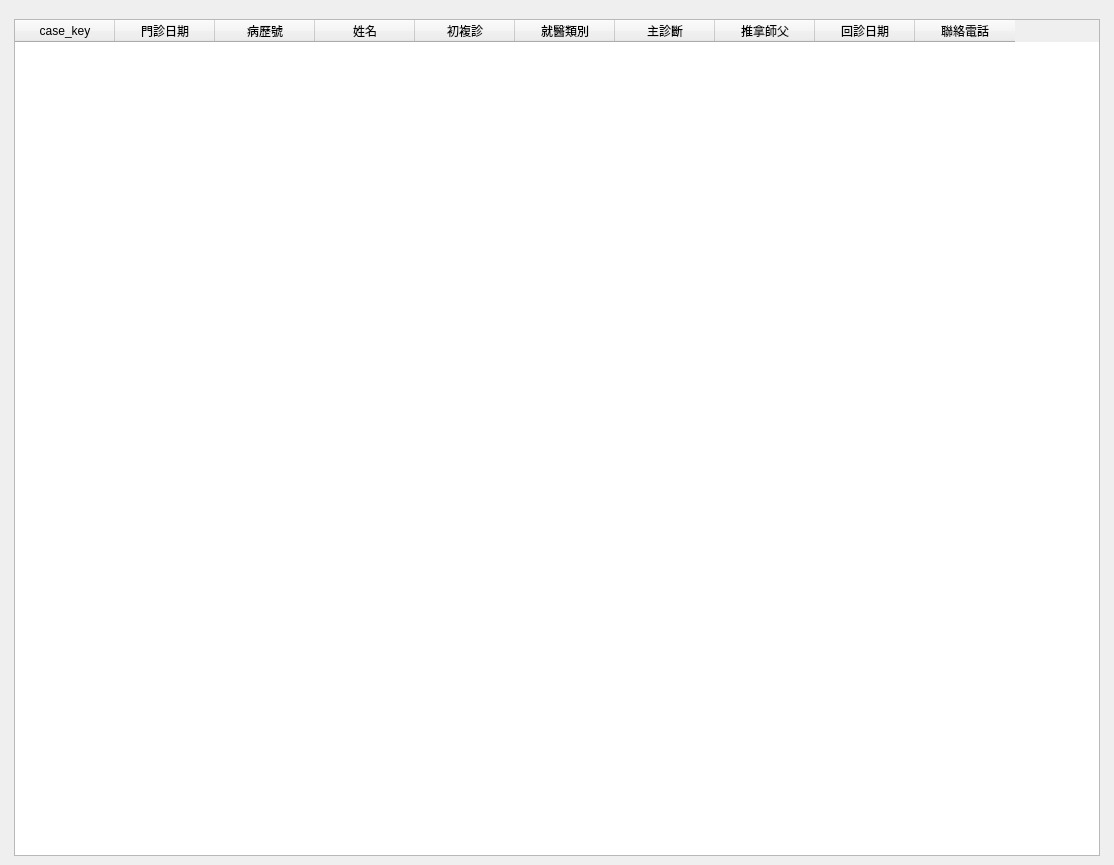
<?xml version="1.0" encoding="UTF-8"?>
<ui version="4.0">
 <class>WindowStatisticsReturnRateMassager</class>
 <widget class="QMainWindow" name="WindowStatisticsReturnRateMassager">
  <property name="geometry">
   <rect>
    <x>0</x>
    <y>0</y>
    <width>1114</width>
    <height>865</height>
   </rect>
  </property>
  <property name="windowTitle">
   <string>推拿師父回診率統計</string>
  </property>
  <widget class="QWidget" name="centralwidget">
   <layout class="QHBoxLayout" name="horizontalLayout">
    <item>
     <layout class="QVBoxLayout" name="verticalLayout">
      <property name="leftMargin">
       <number>5</number>
      </property>
      <property name="topMargin">
       <number>10</number>
      </property>
      <property name="rightMargin">
       <number>5</number>
      </property>
      <item>
       <layout class="QVBoxLayout" name="verticalLayout_5">
        <item>
         <layout class="QHBoxLayout" name="horizontalLayout_2">
          <item>
           <widget class="QTableWidget" name="tableWidget_return_rate_massager">
            <property name="editTriggers">
             <set>QAbstractItemView::NoEditTriggers</set>
            </property>
            <property name="selectionMode">
             <enum>QAbstractItemView::SingleSelection</enum>
            </property>
            <property name="selectionBehavior">
             <enum>QAbstractItemView::SelectRows</enum>
            </property>
            <column>
             <property name="text">
              <string>case_key</string>
             </property>
            </column>
            <column>
             <property name="text">
              <string>門診日期</string>
             </property>
            </column>
            <column>
             <property name="text">
              <string>病歷號</string>
             </property>
            </column>
            <column>
             <property name="text">
              <string>姓名</string>
             </property>
            </column>
            <column>
             <property name="text">
              <string>初複診</string>
             </property>
            </column>
            <column>
             <property name="text">
              <string>就醫類別</string>
             </property>
            </column>
            <column>
             <property name="text">
              <string>主診斷</string>
             </property>
            </column>
            <column>
             <property name="text">
              <string>推拿師父</string>
             </property>
            </column>
            <column>
             <property name="text">
              <string>回診日期</string>
             </property>
            </column>
            <column>
             <property name="text">
              <string>聯絡電話</string>
             </property>
            </column>
           </widget>
          </item>
          <item>
           <layout class="QVBoxLayout" name="verticalLayout_chart"/>
          </item>
         </layout>
        </item>
       </layout>
      </item>
     </layout>
    </item>
   </layout>
  </widget>
  <widget class="QMenuBar" name="menubar">
   <property name="geometry">
    <rect>
     <x>0</x>
     <y>0</y>
     <width>1114</width>
     <height>25</height>
    </rect>
   </property>
  </widget>
  <action name="action_export_excel">
   <property name="icon">
    <iconset>
     <normaloff>../icons/document-export.svg</normaloff>../icons/document-export.svg</iconset>
   </property>
   <property name="text">
    <string>匯出Excel</string>
   </property>
  </action>
 </widget>
 <resources/>
 <connections/>
</ui>
